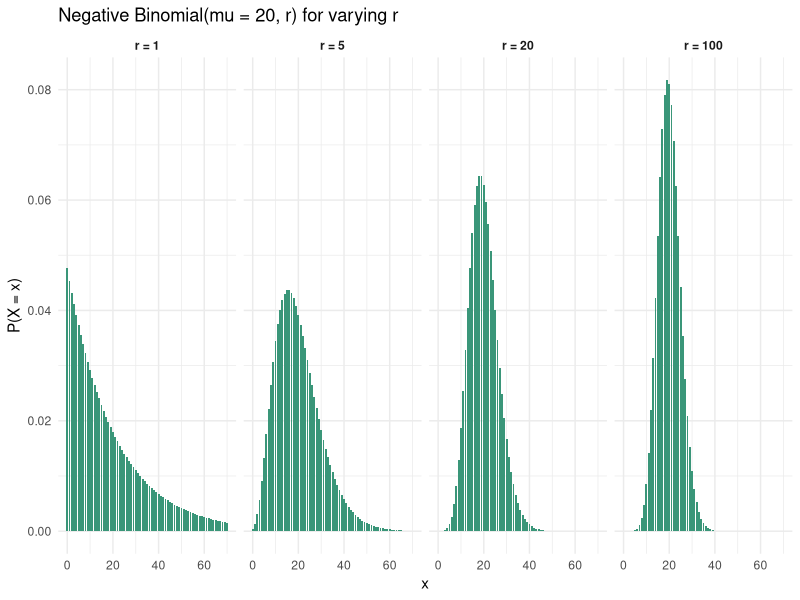
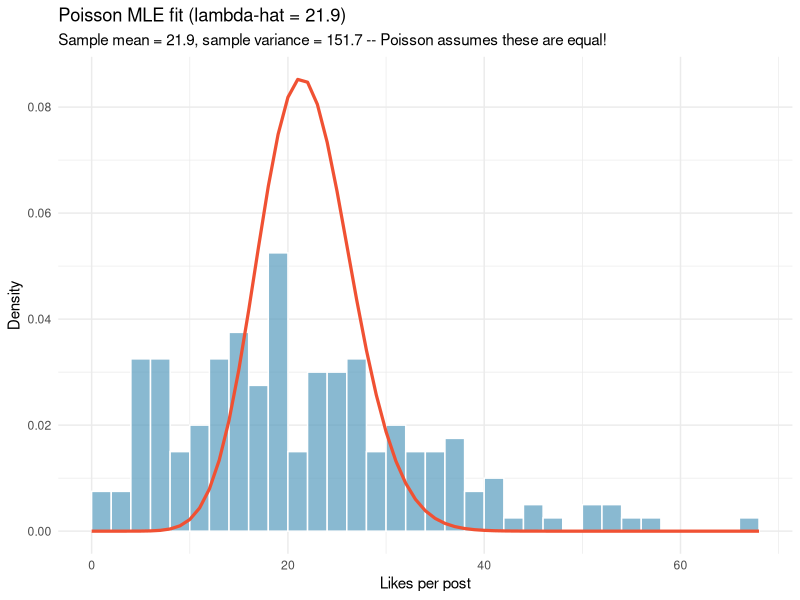
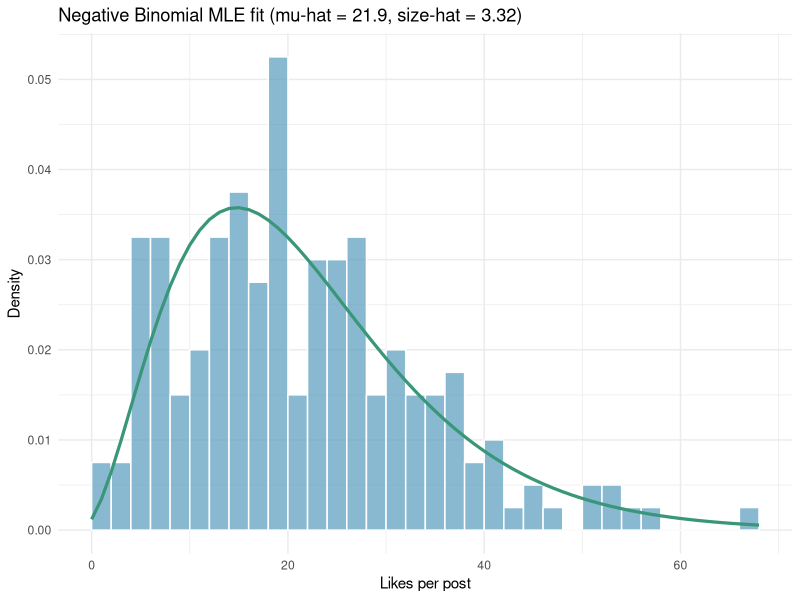
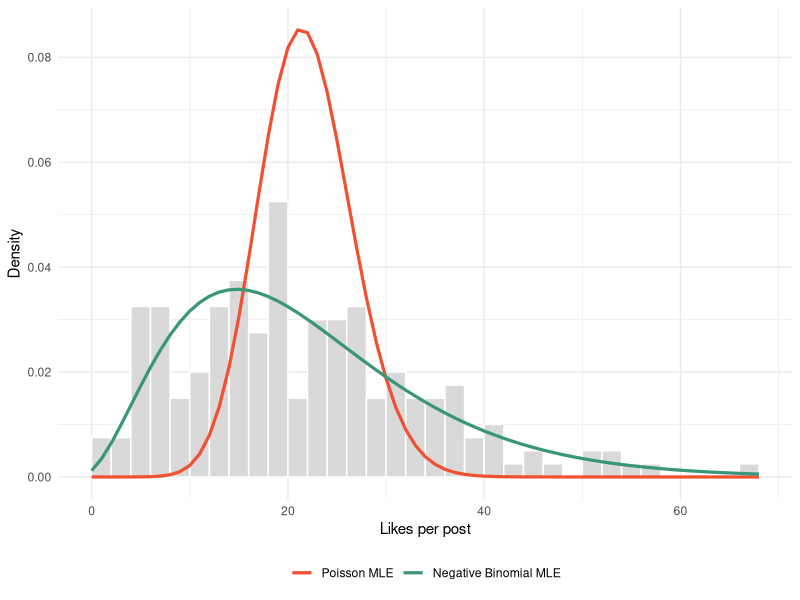
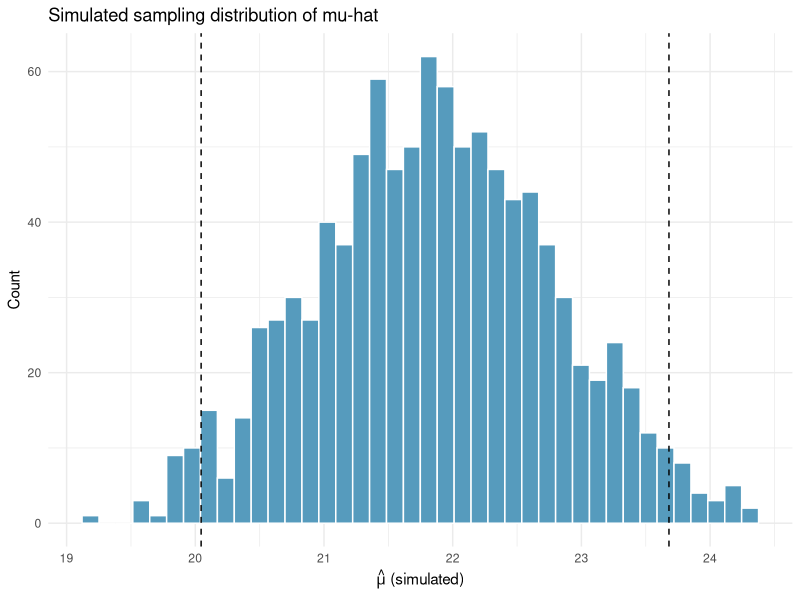
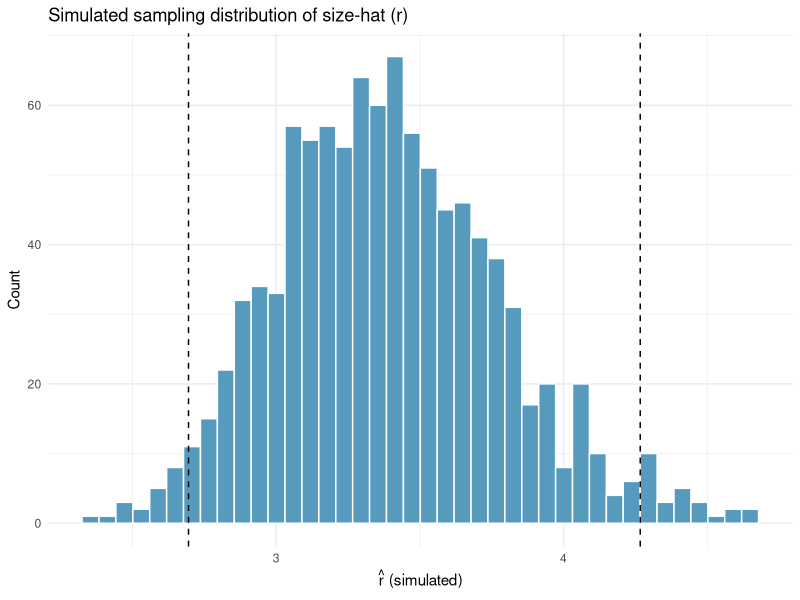
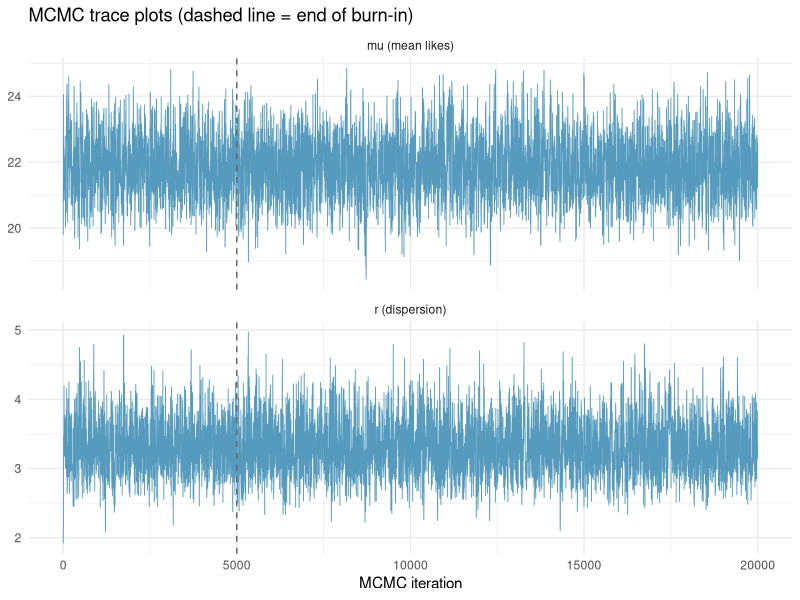
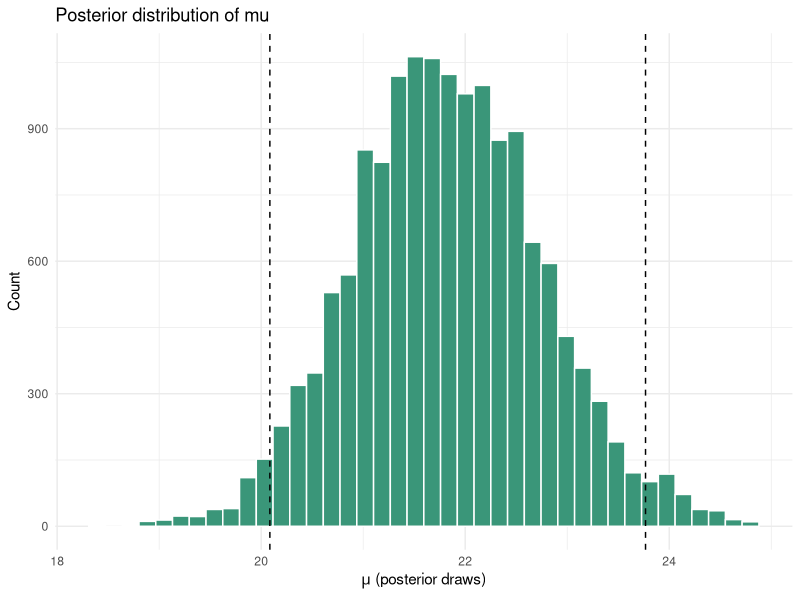

These figures' R source, in order:
# MA 213 -- Lecture 35 Figures
# Case study: overdispersed social media engagement counts
# Poisson (closed-form MLE) vs Negative Binomial (numerical MLE, MCMC posterior)

library(tidyverse)

set.seed(3502)

####################################################################
# 0a. Negative Binomial pmf shapes for different dispersion r (fixed mean)
####################################################################

shape_mu <- 20
shape_r <- c(1, 5, 20, 100)
shape_x <- 0:70

nb_shapes <- expand_grid(r = shape_r, x = shape_x) |>
  mutate(prob = dnbinom(x, size = r, mu = shape_mu),
         label = paste0("r = ", r))
nb_shapes$label <- factor(nb_shapes$label, levels = paste0("r = ", shape_r))

p_nb_shapes <- ggplot(nb_shapes, aes(x = x, y = prob)) +
  geom_col(fill = "#3A9679", width = 0.8) +
  facet_wrap(~label, nrow = 1) +
  labs(x = "x", y = "P(X = x)",
       title = sprintf("Negative Binomial(mu = %d, r) for varying r", shape_mu)) +
  theme_minimal() +
  theme(strip.text = element_text(face = "bold"))
ggsave("figures/nb_shapes.pdf", p_nb_shapes, width = 9, height = 2.8)

####################################################################
# 0. Simulate "likes per post" data: n = 200 posts, true NB process
####################################################################

n <- 200
true_mu <- 20      # mean likes per post
true_size <- 3     # NB dispersion (smaller = more overdispersed)
x <- rnbinom(n, size = true_size, mu = true_mu)

xbar <- mean(x)
xvar <- var(x)
cat(sprintf("Sample mean = %.2f, sample variance = %.2f (ratio %.2f)\n", xbar, xvar, xvar / xbar))

####################################################################
# 1. Poisson MLE (closed form) vs data: visibly bad fit
####################################################################

lambda_hat <- xbar

counts_df <- tibble(x = x)
xmax <- max(x)
support <- 0:xmax

poisson_fit <- tibble(x = support, density = dpois(support, lambda_hat), Model = "Poisson MLE")

p_poisson <- ggplot(counts_df, aes(x = x)) +
  geom_histogram(aes(y = after_stat(density)), binwidth = 2, boundary = 0,
                  fill = "#569BBD", color = "white", alpha = 0.7) +
  geom_line(data = poisson_fit, aes(x = x, y = density), color = "#F05133", linewidth = 1.1) +
  labs(x = "Likes per post", y = "Density",
       title = sprintf("Poisson MLE fit (lambda-hat = %.1f)", lambda_hat),
       subtitle = sprintf("Sample mean = %.1f, sample variance = %.1f -- Poisson assumes these are equal!", xbar, xvar)) +
  theme_minimal()
ggsave("figures/poisson_fit.pdf", p_poisson, width = 7, height = 4)

####################################################################
# 2. Negative Binomial MLE via numerical optimization
####################################################################

nb_negloglik <- function(par, data) {
  mu <- exp(par[1]); size <- exp(par[2])
  -sum(dnbinom(data, size = size, mu = mu, log = TRUE))
}

fit_nb <- optim(par = c(log(xbar), log(2)), fn = nb_negloglik, data = x, method = "BFGS")
mu_hat <- exp(fit_nb$par[1])
size_hat <- exp(fit_nb$par[2])
cat(sprintf("NB MLE: mu-hat = %.2f, size-hat = %.2f\n", mu_hat, size_hat))

nb_fit <- tibble(x = support, density = dnbinom(support, size = size_hat, mu = mu_hat), Model = "Negative Binomial MLE")

p_nb <- ggplot(counts_df, aes(x = x)) +
  geom_histogram(aes(y = after_stat(density)), binwidth = 2, boundary = 0,
                  fill = "#569BBD", color = "white", alpha = 0.7) +
  geom_line(data = nb_fit, aes(x = x, y = density), color = "#3A9679", linewidth = 1.1) +
  labs(x = "Likes per post", y = "Density",
       title = sprintf("Negative Binomial MLE fit (mu-hat = %.1f, size-hat = %.2f)", mu_hat, size_hat)) +
  theme_minimal()
ggsave("figures/nb_fit.pdf", p_nb, width = 7, height = 4)

# Combined comparison figure: both fits overlaid on the same histogram
both_fits <- bind_rows(poisson_fit, nb_fit)
both_fits$Model <- factor(both_fits$Model, levels = c("Poisson MLE", "Negative Binomial MLE"))

p_compare <- ggplot(counts_df, aes(x = x)) +
  geom_histogram(aes(y = after_stat(density)), binwidth = 2, boundary = 0,
                  fill = "gray85", color = "white") +
  geom_line(data = both_fits, aes(x = x, y = density, color = Model), linewidth = 1.1) +
  scale_color_manual(values = c("Poisson MLE" = "#F05133", "Negative Binomial MLE" = "#3A9679")) +
  labs(x = "Likes per post", y = "Density") +
  theme_minimal() +
  theme(legend.position = "bottom", legend.title = element_blank())
ggsave("figures/poisson_vs_nb.pdf", p_compare, width = 7, height = 4)

####################################################################
# 3. Frequentist uncertainty via simulation (parametric bootstrap)
####################################################################

B <- 1000
boot_mu <- numeric(B)
boot_size <- numeric(B)

for (b in 1:B) {
  x_sim <- rnbinom(n, size = size_hat, mu = mu_hat)
  fit_b <- optim(par = c(log(mean(x_sim)), log(2)), fn = nb_negloglik, data = x_sim, method = "BFGS")
  boot_mu[b] <- exp(fit_b$par[1])
  boot_size[b] <- exp(fit_b$par[2])
}

ci_mu <- quantile(boot_mu, c(0.025, 0.975))
ci_size <- quantile(boot_size, c(0.025, 0.975))
cat(sprintf("Simulation-based 95%% CI for mu: (%.2f, %.2f)\n", ci_mu[1], ci_mu[2]))
cat(sprintf("Simulation-based 95%% CI for size: (%.2f, %.2f)\n", ci_size[1], ci_size[2]))

boot_df <- tibble(mu = boot_mu, size = boot_size)

p_boot_mu <- ggplot(boot_df, aes(x = mu)) +
  geom_histogram(bins = 40, fill = "#569BBD", color = "white") +
  geom_vline(xintercept = ci_mu, linetype = "dashed", color = "black") +
  labs(x = expression(hat(mu)~"(simulated)"), y = "Count",
       title = "Simulated sampling distribution of mu-hat") +
  theme_minimal()
ggsave("figures/boot_mu.pdf", p_boot_mu, width = 6, height = 3.5)

p_boot_size <- ggplot(boot_df, aes(x = size)) +
  geom_histogram(bins = 40, fill = "#569BBD", color = "white") +
  geom_vline(xintercept = ci_size, linetype = "dashed", color = "black") +
  labs(x = expression(hat(r)~"(simulated)"), y = "Count",
       title = "Simulated sampling distribution of size-hat (r)") +
  theme_minimal()
ggsave("figures/boot_size.pdf", p_boot_size, width = 6, height = 3.5)

####################################################################
# 4. Bayesian posterior via Metropolis-Hastings MCMC
####################################################################

# Priors: weakly informative Normal priors on log(mu), log(size)
prior_log_mu <- function(t) dnorm(t, mean = 2, sd = 2, log = TRUE)
prior_log_size <- function(t) dnorm(t, mean = 1, sd = 2, log = TRUE)

log_posterior <- function(theta, data) {
  mu <- exp(theta[1]); size <- exp(theta[2])
  loglik <- sum(dnbinom(data, size = size, mu = mu, log = TRUE))
  loglik + prior_log_mu(theta[1]) + prior_log_size(theta[2])
}

metropolis_hastings <- function(data, n_iter = 20000, start = c(log(20), log(2)), step = c(0.05, 0.15)) {
  chain <- matrix(NA, nrow = n_iter, ncol = 2)
  theta <- start
  lp_current <- log_posterior(theta, data)
  n_accept <- 0
  for (i in 1:n_iter) {
    proposal <- theta + rnorm(2, 0, step)
    lp_proposal <- log_posterior(proposal, data)
    if (log(runif(1)) < lp_proposal - lp_current) {
      theta <- proposal
      lp_current <- lp_proposal
      n_accept <- n_accept + 1
    }
    chain[i, ] <- theta
  }
  cat(sprintf("MCMC acceptance rate: %.1f%%\n", 100 * n_accept / n_iter))
  chain
}

chain <- metropolis_hastings(x)
burn_in <- 5000
post_mu <- exp(chain[(burn_in + 1):nrow(chain), 1])
post_size <- exp(chain[(burn_in + 1):nrow(chain), 2])

cred_mu <- quantile(post_mu, c(0.025, 0.975))
cred_size <- quantile(post_size, c(0.025, 0.975))
cat(sprintf("Posterior 95%% credible interval for mu: (%.2f, %.2f)\n", cred_mu[1], cred_mu[2]))
cat(sprintf("Posterior 95%% credible interval for size: (%.2f, %.2f)\n", cred_size[1], cred_size[2]))

# Trace plots
trace_df <- tibble(iter = 1:nrow(chain), mu = exp(chain[, 1]), size = exp(chain[, 2])) |>
  pivot_longer(c(mu, size), names_to = "param", values_to = "value")
trace_df$param <- factor(trace_df$param, levels = c("mu", "size"),
                          labels = c("mu (mean likes)", "r (dispersion)"))

p_trace <- ggplot(trace_df, aes(x = iter, y = value)) +
  geom_line(color = "#569BBD", linewidth = 0.3) +
  geom_vline(xintercept = burn_in, linetype = "dashed", color = "gray40") +
  facet_wrap(~param, scales = "free_y", ncol = 1) +
  labs(x = "MCMC iteration", y = NULL,
       title = "MCMC trace plots (dashed line = end of burn-in)") +
  theme_minimal()
ggsave("figures/mcmc_trace.pdf", p_trace, width = 7, height = 4.5)

# Posterior histograms
post_df <- tibble(mu = post_mu, size = post_size)

p_post_mu <- ggplot(post_df, aes(x = mu)) +
  geom_histogram(bins = 40, fill = "#3A9679", color = "white") +
  geom_vline(xintercept = cred_mu, linetype = "dashed", color = "black") +
  labs(x = expression(mu~"(posterior draws)"), y = "Count",
       title = "Posterior distribution of mu") +
  theme_minimal()
ggsave("figures/posterior_mu.pdf", p_post_mu, width = 6, height = 3.5)

p_post_size <- ggplot(post_df, aes(x = size)) +
  geom_histogram(bins = 40, fill = "#3A9679", color = "white") +
  geom_vline(xintercept = cred_size, linetype = "dashed", color = "black") +
  labs(x = expression(r~"(posterior draws)"), y = "Count",
       title = "Posterior distribution of r (dispersion)") +
  theme_minimal()
ggsave("figures/posterior_size.pdf", p_post_size, width = 6, height = 3.5)

####################################################################
# 5. Side-by-side comparison: simulation-based CI vs MCMC credible interval
####################################################################

comparison_df <- tibble(
  Parameter = rep(c("mu", "r"), each = 2),
  Method = rep(c("Frequentist (simulation)", "Bayesian (MCMC)"), 2),
  estimate = c(mu_hat, mean(post_mu), size_hat, mean(post_size)),
  lower = c(ci_mu[1], cred_mu[1], ci_size[1], cred_size[1]),
  upper = c(ci_mu[2], cred_mu[2], ci_size[2], cred_size[2])
)
comparison_df$Parameter <- factor(comparison_df$Parameter, levels = c("mu", "r"),
                                   labels = c("mu (mean likes)", "r (dispersion)"))

p_final_compare <- ggplot(comparison_df, aes(x = Method, y = estimate, color = Method)) +
  geom_point(size = 3) +
  geom_errorbar(aes(ymin = lower, ymax = upper), width = 0.2, linewidth = 1) +
  facet_wrap(~Parameter, scales = "free_y") +
  scale_color_manual(values = c("Frequentist (simulation)" = "#F05133", "Bayesian (MCMC)" = "#3A9679")) +
  labs(x = NULL, y = "Estimate (95% interval)") +
  theme_minimal() +
  theme(legend.position = "none", axis.text.x = element_text(angle = 20, hjust = 1))
ggsave("figures/freq_vs_bayes_final.pdf", p_final_compare, width = 6.5, height = 4)

cat("All figures saved to figures/\n")
